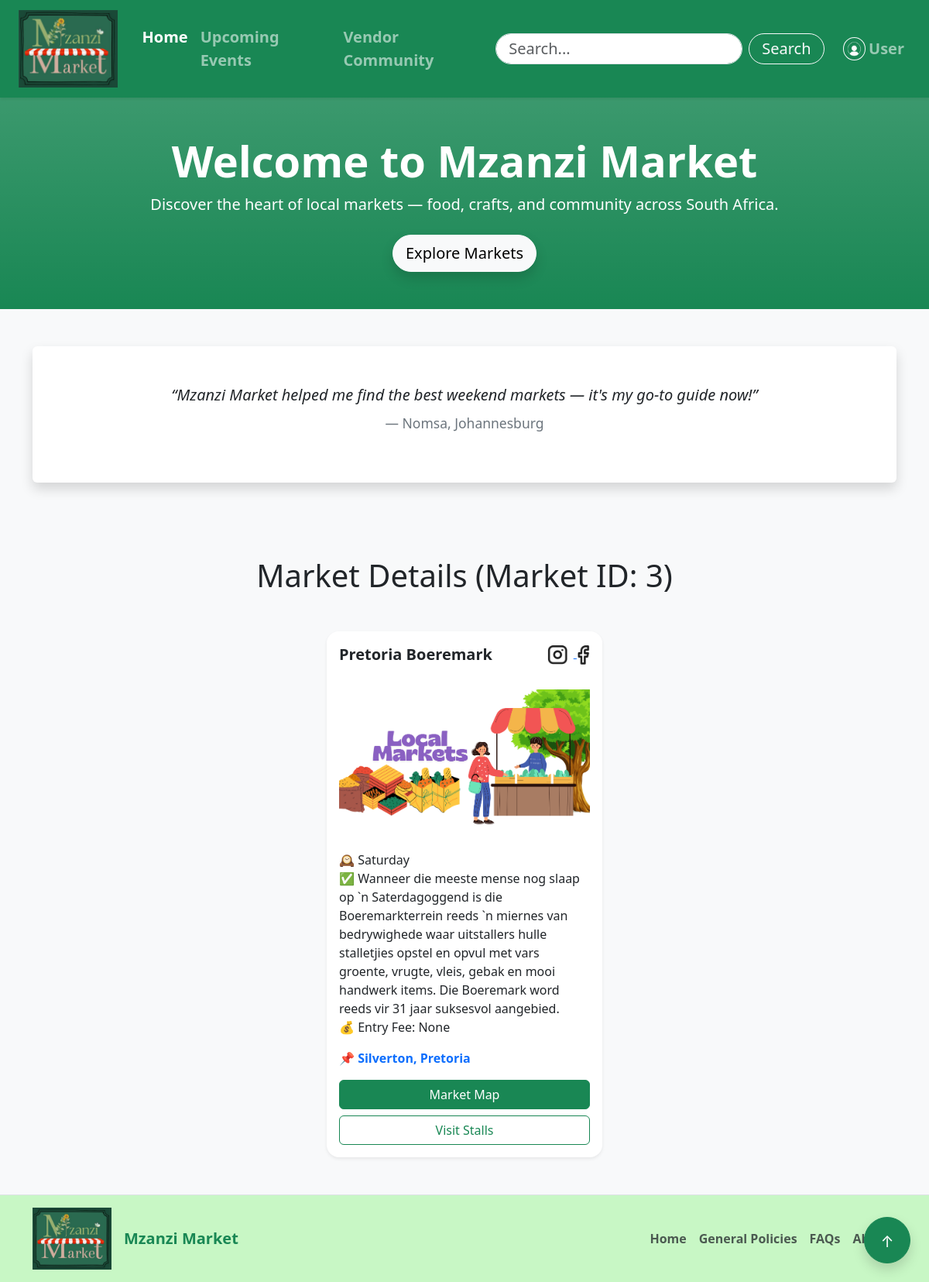
The page /market/3 on the database its author committed.
### tables this page shows
CREATE TABLE "Market" (
	"MarketID"	INTEGER,
	"MarketName"	TEXT NOT NULL,
	"MarketDescription"	TEXT,
	"MarketLocationLink"	TEXT,
	"MarketLocation"	TEXT,
	"MarketEntryFee"	TEXT,
	"MarketDate"	DATETIME,
	"MarketDays"	TEXT,
	"MarketPoster"	BLOB,
	"MarketInstagram"	TEXT,
	"MarketFacebook"	TEXT,
	"MarketMap"	BLOB,
	"MarketAdministratorID"	INTEGER,
	PRIMARY KEY("MarketID" AUTOINCREMENT),
	FOREIGN KEY("MarketAdministratorID") REFERENCES "MarketAdministrator"("MarketAdministratorID")
);

### app.py (the view)
@app.route("/market/<int:market_id>", methods=["GET"])
def market_details(market_id):
    conn = get_db_connection()
    market = conn.execute("SELECT * FROM Market WHERE MarketID = ?", (market_id,)).fetchone()
    conn.close()
    markets = [market] if market else []
    return render_template("home.html", markets=markets, current_id=market_id)

### app.py (called while the page is built)
def get_db_connection():
    conn = sqlite3.connect('Mzanzi.db', timeout=30)
    conn.row_factory = sqlite3.Row
    try:
        conn.execute("PRAGMA journal_mode=WAL")
    except:
        pass # If it fails, it just ignores it, but usually it works
    return conn

### templates/home.html (shortened to what this page needs)
<!DOCTYPE html>
<html lang="en">
  <head>
    <link
      href="https://cdn.jsdelivr.net/npm/bootstrap@5.3.3/dist/css/bootstrap.min.css"
      rel="stylesheet"
    />
  </head>
  <body class="bg-light">
    <header id="pageTop">
      <nav
        class="navbar navbar-expand-lg navbar-dark bg-success shadow-sm sticky-top py-2"
      >
        <div class="container-fluid px-4">
          <a class="navbar-brand d-flex align-items-center me-3" href="home">
            <img
              src="{{ url_for('static', filename='images/Logo.png') }}"
              alt="Mzanzi Market"
              height="100"
              class="me-2"
            />
          </a>
          <div class="collapse navbar-collapse" id="navbarSupportedContent">
            <ul class="navbar-nav me-auto mb-2 mb-lg-0">
              <li class="nav-item">
                <a class="nav-link fw-semibold fs-5 active" href="home"
                  >Home</a
                >
              </li>
              <li class="nav-item">
                <a class="nav-link fw-semibold fs-5" href="events"
                  >Upcoming Events</a
                >
              </li>
              <li class="nav-item">
                <a class="nav-link fw-semibold fs-5" href="vendors"
                  >Vendor Community</a
                >
              </li>
            </ul>
            <div class="d-flex align-items-center">
              <form class="d-flex me-3" role="search">
                <input
                  class="form-control me-2 rounded-pill px-3 py-1 fs-5"
                  type="search"
                  placeholder="Search..."
                  aria-label="Search"
                />
                <button
                  class="btn btn-outline-light rounded-pill px-3 py-1 fs-5"
                  type="submit"
                >
                  Search
                </button>
              </form>
              <ul class="navbar-nav d-flex align-items-center mb-0">
                <li class="nav-item">
                  <a
                    class="nav-link d-flex align-items-center fw-semibold fs-5"
                    href="login"
                  >
                    <img
                      src="{{ url_for('static', filename='images/usericon.png')}}"
                      alt="User"
                      height="30"
                      class="me-1 rounded-circle border border-light p-1"
                    />
                    <span>User</span>
                  </a>
                </li>
              </ul>
            </div>
          </div>
        </div>
      </nav>
    </header>
    <main>
      <section class="bg-success bg-gradient text-white text-center py-5 mb-5">
        <div class="container">
          <h1 class="display-4 fw-bold">Welcome to Mzanzi Market</h1>
          <p class="lead mb-4">
            Discover the heart of local markets — food, crafts, and community
            across South Africa.
          </p>
          <a href="#markets" class="btn btn-light btn-lg rounded-pill shadow"
            >Explore Markets</a
          >
        </div>
      </section>
      <section class="container my-5">
        <div
          id="testimonialCarousel"
          class="carousel slide"
          data-bs-ride="carousel"
        >
          <div
            class="carousel-inner text-center bg-white rounded shadow py-5 px-3"
          >
            <div class="carousel-item active">
              <blockquote class="blockquote">
                <p class="fs-5 fst-italic mb-4">
                  “Mzanzi Market helped me find the best weekend markets — it's my
                  go-to guide now!”
                </p>
                <footer class="blockquote-footer">Nomsa, Johannesburg</footer>
              </blockquote>
            </div>
          </div>
        </div>
      </section>
      <a href="#pageTop"
        aria-label="Back to top"
        class="btn btn-success btn-lg position-fixed bottom-0 end-0 m-4 shadow rounded-circle"
        style="width: 60px; height: 60px; line-height: 45px; text-align: center;">
        ↑
      </a>
      <div class="container py-5">
          <h1 class="text-center mb-5 fw-light">
              {% if current_id %}
                  Market Details (Market ID: {{ current_id }})
              {% else %}
                  All Mzanzi Markets
              {% endif %}
          </h1>
          <div class="row g-4 justify-content-center">
          {% if markets %}
              {% for market in markets %}
              <div class="col-md-6 col-lg-4">
                  <div class="card border-0 shadow-sm h-100 hover-shadow rounded-4">
                      <div class="card-header bg-white border-0 d-flex justify-content-between align-items-center p-3 rounded-top-4">
                          <h5 class="fw-bold mb-0">{{ market['MarketName'] }}</h5>
                          <div>
                              {% if market['MarketInstagram'] %}
                              <a href="{{ market['MarketInstagram'] }}" target="_blank" aria-label="Instagram Link">
                                  <img src="{{ url_for('static', filename='images/instagram.png') }}" alt="instagram" height="25" class="me-2" />
                              </a>
                              {% endif %}
                              {% if market['MarketFacebook'] %}
                              <a href="{{ market['MarketFacebook'] }}" target="_blank" aria-label="Facebook Link">
                                  <img src="{{ url_for('static', filename='images/facebook.png') }}" alt="facebook" height="25" />
                              </a>
                              {% endif %}
                          </div>
                      </div>
                      {% if market['MarketImage'] %}
                          <img src="{{ url_for('static', filename=market['MarketImage']) }}"
                              class="card-img-top img-fluid bg-white p-3 rounded"
                              alt="{{ market['MarketName'] }}" />
                      {% else %}
                          <img src="{{ url_for('static', filename='images/default.png') }}"
                              class="card-img-top img-fluid bg-white p-3 rounded"
                              alt="{{ market['MarketName'] }}" />
                      {% endif %}
                      <div class="card-body d-flex flex-column">
                          <ul class="list-unstyled mb-3">
                              {% if market['MarketDays'] %}
                              <li>🕰️ {{ market['MarketDays'] }}</li>
                              {% endif %}
                              {% if market['MarketDescription'] %}
                              <li>✅ {{ market['MarketDescription'] }}</li>
                              {% endif %}
                              {% if market['MarketEntryFee'] %}
                              <li>💰 Entry Fee: {{ market['MarketEntryFee'] }}</li>
                              {% endif %}
                          </ul>
                          {% if market['MarketLocationLink'] %}
                          <a href="{{ market['MarketLocationLink'] }}" class="text-decoration-none mb-3 fw-semibold">
                              📌 {{ market['MarketLocation'] or "View on Google Maps" }}
                          </a>
                          {% endif %}
                          <div class="d-grid gap-2 mt-auto">
                              <a href="{{ url_for('market_details', market_id=market['MarketID']) }}" class="btn btn-success">Market Map</a>
                              <a href="vendors" class="btn btn-outline-success">Visit Stalls</a>
                          </div>
                      </div>
                  </div>
              </div>
              {% endfor %}
          {% else %}
              <p class="text-center text-danger fs-5">No markets found in the database.</p>
          {% endif %}
          </div>
      </div>
    </main>
    <footer class="border-top py-3" style="background-color: #c8f7c5">
      <div
        class="container d-flex flex-wrap justify-content-between align-items-center"
      >
        <div class="d-flex align-items-center mb-3 mb-md-0">
          <img
            src="{{ url_for('static', filename='images/Logo.png') }}"
            alt="Mzanzi Market"
            height="80"
            class="me-3"
          />
          <span class="fw-bold text-success fs-5">Mzanzi Market</span>
        </div>
        <ul class="nav col-md-5 justify-content-end">
  <li class="nav-item fw-semibold">
    <a href="{{ url_for('home') }}" class="nav-link px-2 text-muted">Home</a>
  </li>
  <li class="nav-item fw-semibold">
    <a href="{{ url_for('general_policies') }}" class="nav-link px-2 text-muted">General Policies</a>
  </li>
  <li class="nav-item fw-semibold">
    <a href="{{ url_for('faq') }}" class="nav-link px-2 text-muted">FAQs</a>
  </li>
  <li class="nav-item fw-semibold">
    <a href="{{ url_for('about') }}" class="nav-link px-2 text-muted">About</a>
  </li>
</ul>
      </div>
    </footer>
  </body>
</html>

### rows shown on the page
Market: MarketName "Pretoria Boeremark", MarketDays "Saturday", MarketDescription "Wanneer die meeste mense nog slaap op `n Saterdagoggend is die Boeremarkterrein reeds `n miernes van bedrywighede waar uitstallers hulle stalletjies opstel en opvul met vars groente, vrugte, vleis, gebak en mooi handwerk items. Die Boeremark word reeds vir 31 jaar suksesvol aangebied.", MarketEntryFee "None", MarketLocation "Silverton, Pretoria"

### other values the page prints
{{ current_id }} "3"
